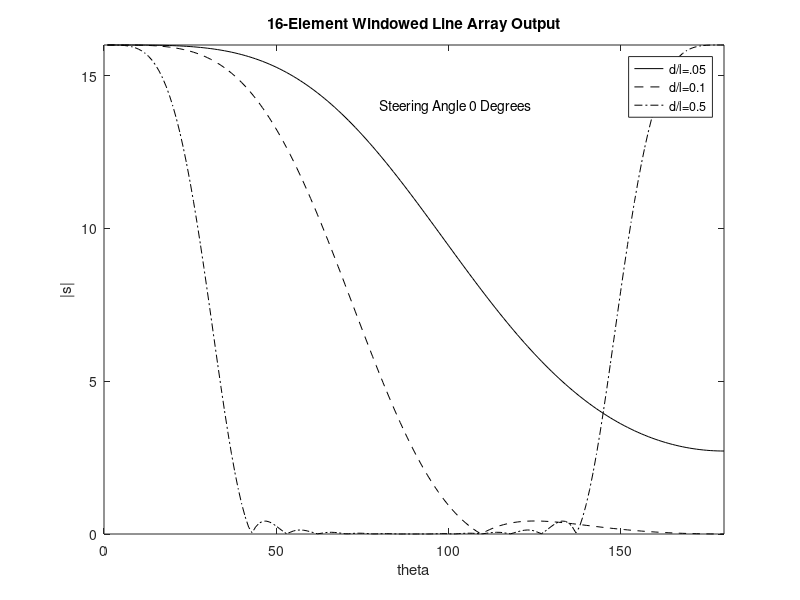
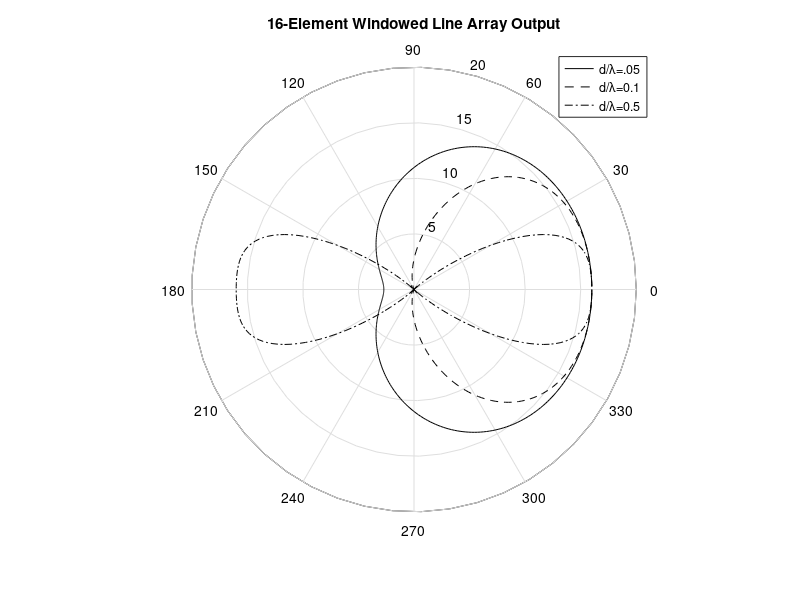

Recreate these plots in MATLAB, in order.
% line array beam pattern looking at end-fire response

thetad = 1:360;
theta = pi.*thetad./180;

M=16;
doverl1=.05;
doverl2=.1;
doverl3=.5;

Aw1=hanning(16);
Aw2=hanning(16);
Aw3=hanning(16);

scale = 0;
for m=1:16,
 scale = scale + Aw1(m);
end;
Aw1 = Aw1.*16./scale;			% amplitude scaled
Aw2 = Aw1;
Aw3 = Aw2;

steer1 = -j*2*pi*doverl1*cos(pi*0/180);
steer2 = -j*2*pi*doverl2*cos(pi*0/180);
steer3 = -j*2*pi*doverl3*cos(pi*0/180);
for m=1:16,
  Aw1(m)=Aw1(m).*exp(steer1.*(m-1));
  Aw2(m)=Aw2(m).*exp(steer2.*(m-1));
  Aw3(m)=Aw3(m).*exp(steer3.*(m-1));
end;					% steering vectors

resp1 = zeros(size(theta));
resp2 = zeros(size(theta));
resp3 = zeros(size(theta));

for n=1:360,
  for m=1:16
     resp1(n) = resp1(n) + Aw1(m).*exp(j.*2.*pi.*(m-1).*doverl1.*cos(theta(n)));
     resp2(n) = resp2(n) + Aw2(m).*exp(j.*2.*pi.*(m-1).*doverl2.*cos(theta(n)));
     resp3(n) = resp3(n) + Aw3(m).*exp(j.*2.*pi.*(m-1).*doverl3.*cos(theta(n)));
  end;
end;

figure(1);
plot(abs(resp1(1:180)),'k');
hold on;
plot(abs(resp2(1:180)),'k--');
plot(abs(resp3(1:180)),'k-.');
hold off;

axis([0,180,0,16]);
legend('d/l=.05','d/l=0.1','d/l=0.5');
ylabel('|s|');
xlabel('theta');
title('16-Element Windowed Line Array Output');
text(80,14,'Steering Angle 0 Degrees');

figure(2);

polar(theta,abs(resp1),'k');
hold on;
polar(theta,abs(resp2),'k--');
polar(theta,abs(resp3),'k-.');
hold off;
title('16-Element Windowed Line Array Output');
legend('d/\lambda=.05','d/\lambda=0.1','d/\lambda=0.5');
